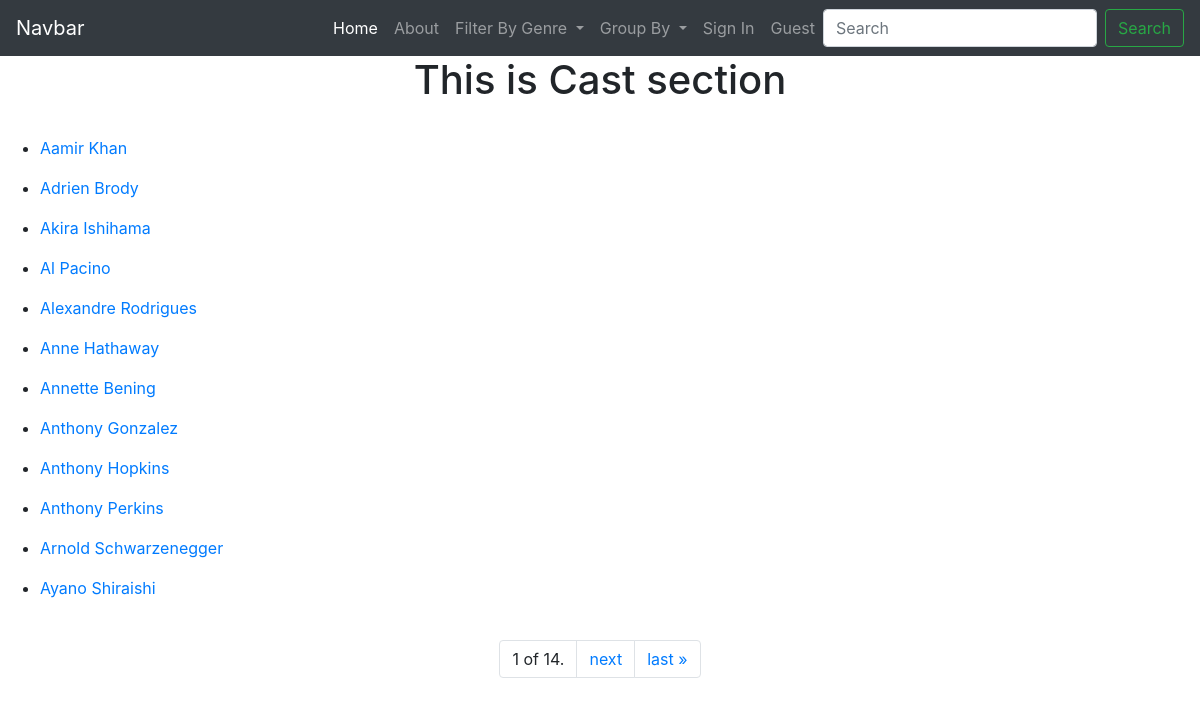
Screenshot of /movie/groupby/Cast with the database file from the repository.
### movie/models.py (models this page shows, shortened)
class Movies(models.Model):
    Director=models.CharField(max_length=30)
    Cast_I=models.CharField(max_length=30)
    Cast_II=models.CharField(max_length=30)
    Name=models.TextField()
    ReleaseYear=models.IntegerField()
    ImdbRating=models.CharField(max_length=3)
    Genre=models.TextField(null=True)
    Language=models.CharField(max_length=20,null=True)
    Like=models.IntegerField()
    Dislike=models.IntegerField()
    Availbility=models.TextField(null=True)

### movie/views.py (the view)
# urls.py: path('groupby/<str:groupby_arg>',groupby_list_view,name='groupby'),
def groupby_list_view(request,groupby_arg):
    movies_list=Movies.objects.all()
    if groupby_arg=='Director':
        director_list=sorted(set([i.Director for i in movies_list]))
        paginator = Paginator(director_list,12)
        page_number = request.GET.get('page')
        page_obj = paginator.get_page(page_number)
    if groupby_arg=='Year':
        year_list=sorted(set([i.ReleaseYear for i in movies_list]))
        paginator = Paginator(year_list,12)
        page_number = request.GET.get('page')
        page_obj = paginator.get_page(page_number)
    if groupby_arg=='Language':
        lang_list=list(set([i.Language for i in movies_list]))
        paginator = Paginator(lang_list,12)
        page_number = request.GET.get('page')
        page_obj = paginator.get_page(page_number)
    if groupby_arg=='Cast':
        cast_list1=[i.Cast_I for i in movies_list]
        cast_list2=[j.Cast_II for j in movies_list]
        cast_list=sorted(set([*cast_list1,*cast_list2]))
        paginator = Paginator(cast_list,12)
        page_number = request.GET.get('page')
        page_obj = paginator.get_page(page_number)
    return render(request,'movie/groupby.html',{'page_obj': page_obj,'groupby_arg':groupby_arg})

### movie/templates/movie/groupby.html (shortened to what this page needs)
{% extends 'movie/base.html' %}
{% block static%}
{% load static %}
<link rel="stylesheet" type="text/css" href="{% static 'movie/style/rating.css' %}">
<link rel="stylesheet" href="https://cdnjs.cloudflare.com/ajax/libs/font-awesome/4.7.0/css/font-awesome.min.css">
{% endblock %}
{% block content %}
<h1 class="text-center">This is {{groupby_arg}} section</h1>
<br>
        {% for director in page_obj %}
        <ul>
            <li><a href="{% url 'new_list' groupby_arg director %}">{{director}}</a></li>
        </ul>
        {% endfor %}
<br>
<div class="pagination justify-content-center">
    <nav aria-label="Page navigation example">
        <ul class="pagination">
        <li class="page-item current">
            <a class="page-link"> {{ page_obj.number }} of {{ page_obj.paginator.num_pages }}.</a>
        </li>
        {% if page_obj.has_next %}
        <li class="page-item"><a class="page-link" href="?page={{ page_obj.next_page_number }}">next</a></li>
        <li class="page-item"><a class="page-link" href="?page={{ page_obj.paginator.num_pages }}">last &raquo;</a></li>
        {% endif %}
        </ul>
    </nav>
</div>
{% endblock %}

### rows the page displays
Movies: page_obj "Aamir Khan"
Movies: page_obj "Adrien Brody"
Movies: page_obj "Akira Ishihama"
Movies: page_obj "Al Pacino"
Movies: page_obj "Alexandre Rodrigues"
Movies: page_obj "Anne Hathaway"
Movies: page_obj "Annette Bening"
Movies: page_obj "Anthony Gonzalez"
Movies: page_obj "Anthony Hopkins"
Movies: page_obj "Anthony Perkins"
Movies: page_obj "Arnold Schwarzenegger"
Movies: page_obj "Ayano Shiraishi"

### other values shown
{{ groupby_arg }} "Cast"
{{ page_obj.number }} "1"
{{ page_obj.paginator.num_pages }} "14"
